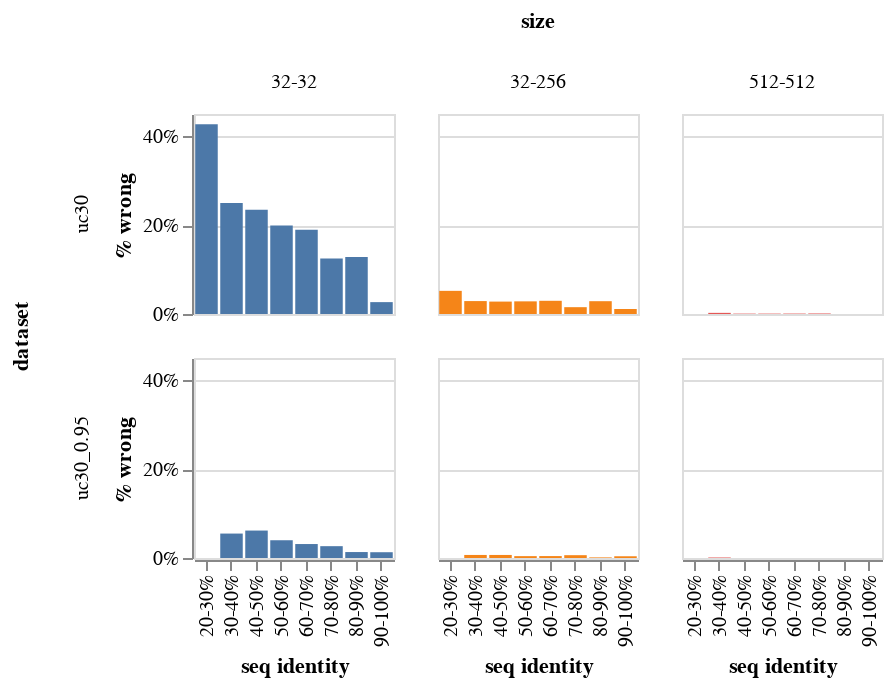

This figure's notebook cell:
### Markdown cell above
Uniclust30 Error Rate

### Code cell
c = alt.Chart(data).mark_bar().encode(
    x = "seq identity",
    y = alt.Y("% wrong", axis = alt.Axis(format = "%")),
    column = alt.Column("size", sort = ["32-32", "32-256", "512-512"]),
    row = "dataset",
    color = alt.Color("size", legend = None, sort = ["32-32", "32-256", "512-512"])
).properties(
    width = 100,
    height = 100
)
save(c, "uniclust30_accuracy.pdf")
c

### Figure 1 — Vega-Lite specification as saved in the notebook (floating-point values rounded to 4 significant figures)
{"config": {"view": {"continuousWidth": 400, "continuousHeight": 300}}, "data": {"name": "data-e63ed052b2663473c125f29798f767ee"}, "mark": "bar", "encoding": {"color": {"type": "nominal", "field": "size", "legend": null, "sort": ["32-32", "32-256", "512-512"]}, "column": {"type": "nominal", "field": "size", "sort": ["32-32", "32-256", "512-512"]}, "row": {"type": "nominal", "field": "dataset"}, "x": {"type": "nominal", "field": "seq identity"}, "y": {"type": "quantitative", "axis": {"format": "%"}, "field": "% wrong"}}, "height": 100, "width": 100, "$schema": "https://vega.github.io/schema/vega-lite/v4.8.1.json", "datasets": {"data-e63ed052b2663473c125f29798f767ee": [{"dataset": "uc30_0.95", "size": "32-32", "seq identity": "0-10%", "count": 0, "wrong": 0, "wrong % error": null, "% wrong": null}, {"dataset": "uc30_0.95", "size": "32-32", "seq identity": "10-20%", "count": 0, "wrong": 0, "wrong % error": null, "% wrong": null}, {"dataset": "uc30_0.95", "size": "32-32", "seq identity": "20-30%", "count": 14, "wrong": 0, "wrong % error": null, "% wrong": 0.0}, {"dataset": "uc30_0.95", "size": "32-32", "seq identity": "30-40%", "count": 873, "wrong": 48, "wrong % error": 0.2364, "% wrong": 0.05498}, {"dataset": "uc30_0.95", "size": "32-32", "seq identity": "40-50%", "count": 1166, "wrong": 72, "wrong % error": 0.2589, "% wrong": 0.06175}, {"dataset": "uc30_0.95", "size": "32-32", "seq identity": "50-60%", "count": 951, "wrong": 38, "wrong % error": 0.2699, "% wrong": 0.03996}, {"dataset": "uc30_0.95", "size": "32-32", "seq identity": "60-70%", "count": 923, "wrong": 29, "wrong % error": 0.266, "% wrong": 0.03142}, {"dataset": "uc30_0.95", "size": "32-32", "seq identity": "70-80%", "count": 789, "wrong": 21, "wrong % error": 0.2508, "% wrong": 0.02662}, {"dataset": "uc30_0.95", "size": "32-32", "seq identity": "80-90%", "count": 747, "wrong": 10, "wrong % error": 0.2109, "% wrong": 0.01339}, {"dataset": "uc30_0.95", "size": "32-32", "seq identity": "90-100%", "count": 1537, "wrong": 20, "wrong % error": 0.139, "% wrong": 0.01301}, {"dataset": "uc30_0.95", "size": "32-256", "seq identity": "0-10%", "count": 0, "wrong": 0, "wrong % error": null, "% wrong": null}, {"dataset": "uc30_0.95", "size": "32-256", "seq identity": "10-20%", "count": 0, "wrong": 0, "wrong % error": null, "% wrong": null}, {"dataset": "uc30_0.95", "size": "32-256", "seq identity": "20-30%", "count": 14, "wrong": 0, "wrong % error": null, "% wrong": 0.0}, {"dataset": "uc30_0.95", "size": "32-256", "seq identity": "30-40%", "count": 873, "wrong": 6, "wrong % error": 0.02263, "% wrong": 0.006873}, {"dataset": "uc30_0.95", "size": "32-256", "seq identity": "40-50%", "count": 1166, "wrong": 8, "wrong % error": 0.07535, "% wrong": 0.006861}, {"dataset": "uc30_0.95", "size": "32-256", "seq identity": "50-60%", "count": 951, "wrong": 4, "wrong % error": 0.03272, "% wrong": 0.004206}, {"dataset": "uc30_0.95", "size": "32-256", "seq identity": "60-70%", "count": 923, "wrong": 4, "wrong % error": 0.06402, "% wrong": 0.004334}, {"dataset": "uc30_0.95", "size": "32-256", "seq identity": "70-80%", "count": 789, "wrong": 5, "wrong % error": 0.02126, "% wrong": 0.006337}, {"dataset": "uc30_0.95", "size": "32-256", "seq identity": "80-90%", "count": 747, "wrong": 1, "wrong % error": 0.0006338, "% wrong": 0.001339}, {"dataset": "uc30_0.95", "size": "32-256", "seq identity": "90-100%", "count": 1537, "wrong": 6, "wrong % error": 0.04126, "% wrong": 0.003904}, {"dataset": "uc30_0.95", "size": "512-512", "seq identity": "0-10%", "count": 0, "wrong": 0, "wrong % error": null, "% wrong": null}, {"dataset": "uc30_0.95", "size": "512-512", "seq identity": "10-20%", "count": 0, "wrong": 0, "wrong % error": null, "% wrong": null}, {"dataset": "uc30_0.95", "size": "512-512", "seq identity": "20-30%", "count": 14, "wrong": 0, "wrong % error": null, "% wrong": 0.0}, {"dataset": "uc30_0.95", "size": "512-512", "seq identity": "30-40%", "count": 873, "wrong": 1, "wrong % error": 0.0194, "% wrong": 0.001145}, {"dataset": "uc30_0.95", "size": "512-512", "seq identity": "40-50%", "count": 1166, "wrong": 0, "wrong % error": null, "% wrong": 0.0}, {"dataset": "uc30_0.95", "size": "512-512", "seq identity": "50-60%", "count": 951, "wrong": 0, "wrong % error": null, "% wrong": 0.0}, {"dataset": "uc30_0.95", "size": "512-512", "seq identity": "60-70%", "count": 923, "wrong": 0, "wrong % error": null, "% wrong": 0.0}, {"dataset": "uc30_0.95", "size": "512-512", "seq identity": "70-80%", "count": 789, "wrong": 0, "wrong % error": null, "% wrong": 0.0}, {"dataset": "uc30_0.95", "size": "512-512", "seq identity": "80-90%", "count": 747, "wrong": 0, "wrong % error": null, "% wrong": 0.0}, {"dataset": "uc30_0.95", "size": "512-512", "seq identity": "90-100%", "count": 1537, "wrong": 0, "wrong % error": null, "% wrong": 0.0}, {"dataset": "uc30", "size": "32-32", "seq identity": "0-10%", "count": 0, "wrong": 0, "wrong % error": null, "% wrong": null}, {"dataset": "uc30", "size": "32-32", "seq identity": "10-20%", "count": 0, "wrong": 0, "wrong % error": null, "% wrong": null}, {"dataset": "uc30", "size": "32-32", "seq identity": "20-30%", "count": 192, "wrong": 82, "wrong % error": 0.9296, "% wrong": 0.4271}, {"dataset": "uc30", "size": "32-32", "seq identity": "30-40%", "count": 1170, "wrong": 292, "wrong % error": 0.5784, "% wrong": 0.2496}, {"dataset": "uc30", "size": "32-32", "seq identity": "40-50%", "count": 1182, "wrong": 277, "wrong % error": 0.5775, "% wrong": 0.2343}, {"dataset": "uc30", "size": "32-32", "seq identity": "50-60%", "count": 1160, "wrong": 231, "wrong % error": 0.5505, "% wrong": 0.1991}, {"dataset": "uc30", "size": "32-32", "seq identity": "60-70%", "count": 1044, "wrong": 198, "wrong % error": 0.5351, "% wrong": 0.1897}, {"dataset": "uc30", "size": "32-32", "seq identity": "70-80%", "count": 847, "wrong": 106, "wrong % error": 0.5582, "% wrong": 0.1251}, {"dataset": "uc30", "size": "32-32", "seq identity": "80-90%", "count": 694, "wrong": 89, "wrong % error": 0.4932, "% wrong": 0.1282}, {"dataset": "uc30", "size": "32-32", "seq identity": "90-100%", "count": 711, "wrong": 19, "wrong % error": 0.3312, "% wrong": 0.02672}, {"dataset": "uc30", "size": "32-256", "seq identity": "0-10%", "count": 0, "wrong": 0, "wrong % error": null, "% wrong": null}, {"dataset": "uc30", "size": "32-256", "seq identity": "10-20%", "count": 0, "wrong": 0, "wrong % error": null, "% wrong": null}, {"dataset": "uc30", "size": "32-256", "seq identity": "20-30%", "count": 192, "wrong": 10, "wrong % error": 0.285, "% wrong": 0.05208}, {"dataset": "uc30", "size": "32-256", "seq identity": "30-40%", "count": 1170, "wrong": 34, "wrong % error": 0.1609, "% wrong": 0.02906}, {"dataset": "uc30", "size": "32-256", "seq identity": "40-50%", "count": 1182, "wrong": 33, "wrong % error": 0.1449, "% wrong": 0.02792}, {"dataset": "uc30", "size": "32-256", "seq identity": "50-60%", "count": 1160, "wrong": 33, "wrong % error": 0.1602, "% wrong": 0.02845}, {"dataset": "uc30", "size": "32-256", "seq identity": "60-70%", "count": 1044, "wrong": 31, "wrong % error": 0.1159, "% wrong": 0.02969}, {"dataset": "uc30", "size": "32-256", "seq identity": "70-80%", "count": 847, "wrong": 13, "wrong % error": 0.08762, "% wrong": 0.01535}, {"dataset": "uc30", "size": "32-256", "seq identity": "80-90%", "count": 694, "wrong": 20, "wrong % error": 0.07686, "% wrong": 0.02882}, {"dataset": "uc30", "size": "32-256", "seq identity": "90-100%", "count": 711, "wrong": 8, "wrong % error": 0.04555, "% wrong": 0.01125}, {"dataset": "uc30", "size": "512-512", "seq identity": "0-10%", "count": 0, "wrong": 0, "wrong % error": null, "% wrong": null}, {"dataset": "uc30", "size": "512-512", "seq identity": "10-20%", "count": 0, "wrong": 0, "wrong % error": null, "% wrong": null}, {"dataset": "uc30", "size": "512-512", "seq identity": "20-30%", "count": 192, "wrong": 0, "wrong % error": null, "% wrong": 0.0}, {"dataset": "uc30", "size": "512-512", "seq identity": "30-40%", "count": 1170, "wrong": 3, "wrong % error": 0.2599, "% wrong": 0.002564}, {"dataset": "uc30", "size": "512-512", "seq identity": "40-50%", "count": 1182, "wrong": 1, "wrong % error": 0.4331, "% wrong": 0.000846}, {"dataset": "uc30", "size": "512-512", "seq identity": "50-60%", "count": 1160, "wrong": 1, "wrong % error": 0.06262, "% wrong": 0.0008621}, {"dataset": "uc30", "size": "512-512", "seq identity": "60-70%", "count": 1044, "wrong": 1, "wrong % error": 0.593, "% wrong": 0.0009579}, {"dataset": "uc30", "size": "512-512", "seq identity": "70-80%", "count": 847, "wrong": 1, "wrong % error": 0.01056, "% wrong": 0.001181}, {"dataset": "uc30", "size": "512-512", "seq identity": "80-90%", "count": 694, "wrong": 0, "wrong % error": null, "% wrong": 0.0}, {"dataset": "uc30", "size": "512-512", "seq identity": "90-100%", "count": 711, "wrong": 0, "wrong % error": null, "% wrong": 0.0}]}}
